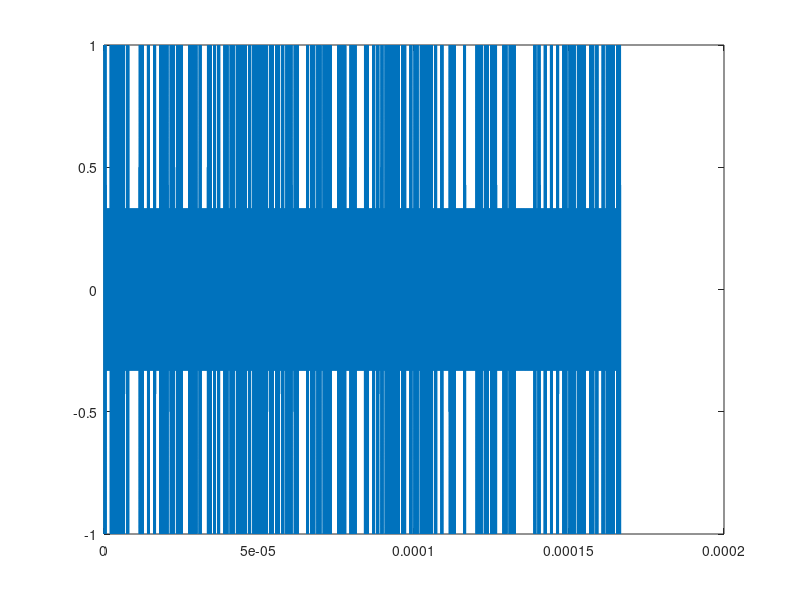
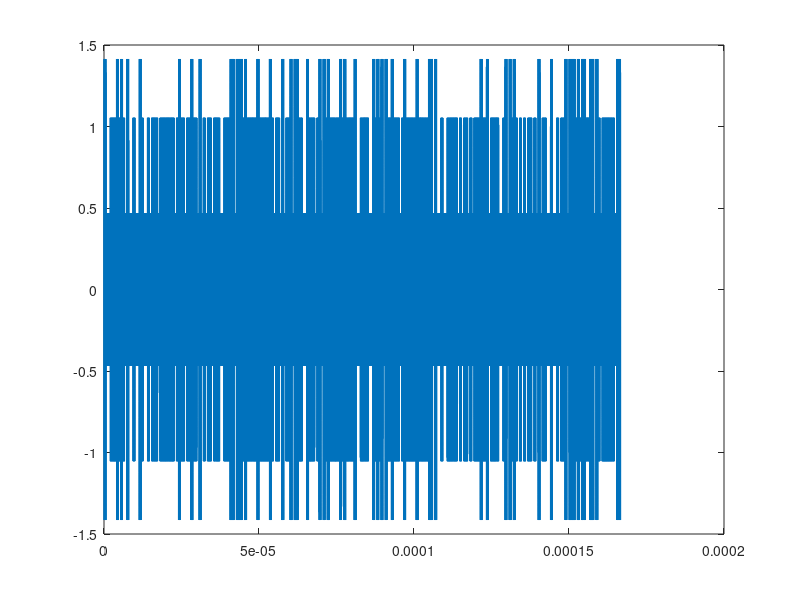
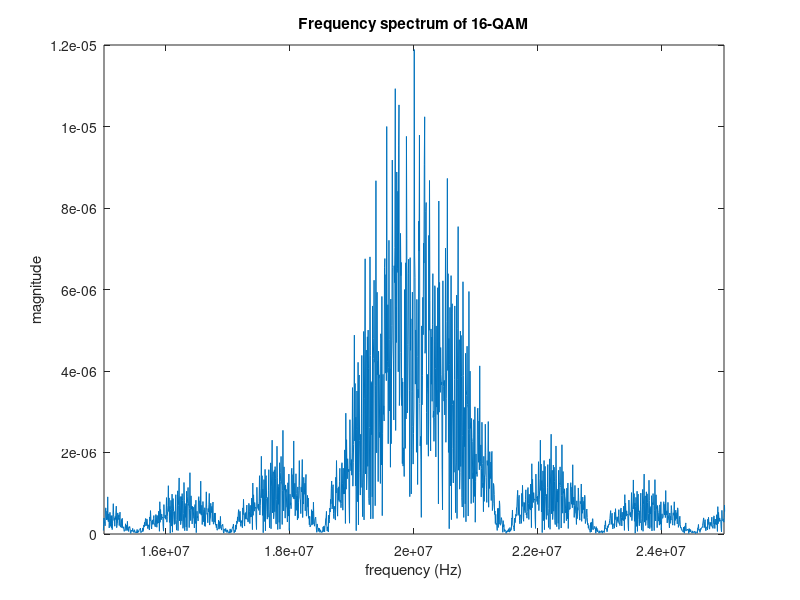
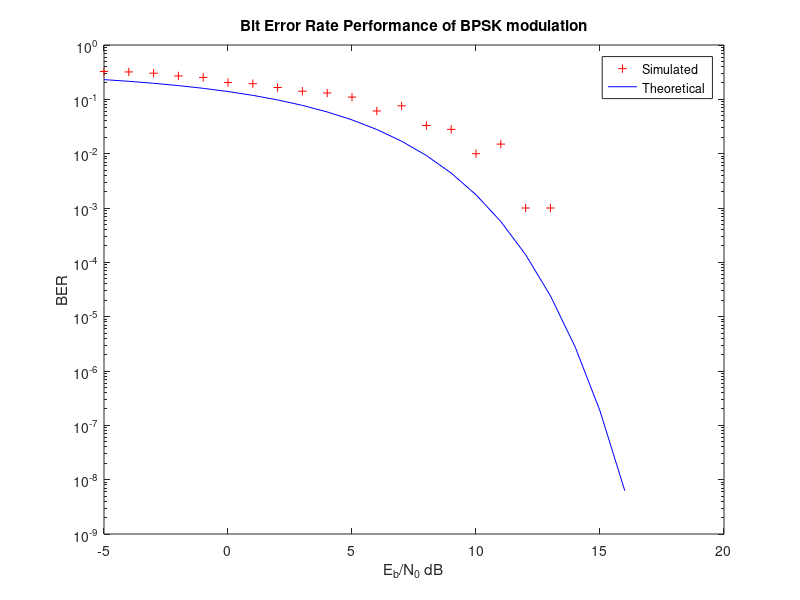

Recreate these plots in MATLAB, in order.
%% Part 4

close all; clear;clc
load('A2BPart3.mat')
fc = 20E6;
Ns = 1024;
Rs = 1.5e6;
fs = Rs*Ns;

Nb = 1000;

%split x vector into in phase and quadrature signals


x_qam  = randsrc(1,Nb);
%add value to make even, to be removed at the end
QAM_i = zeros(1,length(x_qam)/4);
QAM_q = QAM_i;


%Assign the 2 bits to a single QAM amplitude
% 00 = -2
% 01 = -1
% 11 = 1
% 10 = 2
% Do for both i and q streams
for i = 1:4:length(x_qam)
   if(x_qam(i) == 1)
       if(x_qam(i+1) == 1)
          QAM_i((i+3)/4) = .33; 
       end
       if(x_qam(i+1) == -1)
           QAM_i((i+3)/4) = 1;
       end
   end

   if(x_qam(i) == -1)
       if(x_qam(i+1) == 1)
           QAM_i((i+3)/4) = -.33;
       end
       if(x_qam(i+1) == -1)
           QAM_i((i+3)/4) = -1;
       end
   end

      if(x_qam(i+2) == 1)
       if(x_qam(i+3) == 1)
          QAM_q((i+3)/4) = .33; 
       end
       if(x_qam(i+3) == -1)
           QAM_q((i+3)/4) = 1;
       end
   end

   if(x_qam(i+2) == -1)
       if(x_qam(i+3) == 1)
           QAM_q((i+3)/4) = -.33;
       end
       if(x_qam(i+3) == -1)
           QAM_q((i+3)/4) = -1;
       end
   end
   
end

t_qam = linspace(0,1/Rs * ceil(Nb/4),Ns*ceil(Nb/4)+1);
t_qam = t_qam(1:end-1);

c_i_QAM = cos(2*pi*fc*t_qam);
c_q_QAM = sin(2*pi*fc*t_qam);

y_i_QAM = c_i_QAM .* kron(QAM_i,ones(1,Ns));
y_q_QAM = c_q_QAM .* kron(QAM_q,ones(1,Ns));


figure();
plot(t_qam,y_i_QAM);

y_QAM = y_i_QAM - y_q_QAM;
figure();
plot(t_qam,y_QAM);

%% Receiver
EbN0_vals2 = -5:16; % Eb/N0 Parameter: from -5dB to 16dB

snr2 = zeros(1,length(EbN0_vals2));
error_QAM = zeros(1,length(EbN0_vals2));

BER_sim2 = [];   % Creates an empty variable that will later collect the BER values for each SNR
for index = 1:length(EbN0_vals2) % sweep through each values of EbNo
    snr2(index) = EbN0_vals2(index)+10*log10(4)-10*log10(Ns); % Convert SNR back to dB as awgn takes dB form
    noisy_y_QAM = awgn(y_QAM,snr2(index),'measured'); % addes AWGN to the modulated signal



% Receiver

    ri_QAM = sum(reshape(noisy_y_QAM .* c_i_QAM,Ns,ceil(Nb/4)));
    rq_QAM = sum(reshape(noisy_y_QAM .* -c_q_QAM,Ns,ceil(Nb/4)));
    r_scatter = [ri_QAM;rq_QAM]';
    %scatterplot(r_scatter);

%plot(ri_QAM);
%Midpoint between the lower and upper amplitudes is 750

%Decode using inverse method from transmitter
% ~1000 = 10
% ~500 = 11
% ~-500 = 01
% ~-1000 = 00
    r_QAM = zeros(1,length(x_qam));
    for i = 1:length(ri_QAM)
        ii = 1+((i-1)*4);
        if(ri_QAM(i) > 333)
            r_QAM(ii) = 1;
            r_QAM(ii+1) = -1;
        end

        if(ri_QAM(i) > 0 && ri_QAM(i) < 333)
            r_QAM(ii) = 1;
            r_QAM(ii+1) = 1;
        end

        if(ri_QAM(i) < 0 && ri_QAM(i) > -333)
            r_QAM(ii) = -1;
            r_QAM(ii+1) = 1;
        end

        if(ri_QAM(i) < -333)
            r_QAM(ii) = -1;
            r_QAM(ii+1) = -1;        
        end


        if(rq_QAM(i) > 333)
            r_QAM(ii+2) = 1;
            r_QAM(ii+3) = -1;
        end

        if(rq_QAM(i) > 0 && rq_QAM(i) < 333)
            r_QAM(ii+2) = 1;
            r_QAM(ii+3) = 1;
        end

        if(rq_QAM(i) < 0 && rq_QAM(i) > -333)
            r_QAM(ii+2) = -1;
            r_QAM(ii+3) = 1;
        end

        if(rq_QAM(i) < -333)
            r_QAM(ii+2) = -1;
            r_QAM(ii+3) = -1;        
        end
    end
    


    error_QAM(index) = sum(r_QAM ~= x_qam);
    BER_sim2 = [BER_sim2,error_QAM(index)/Nb]; % bit error calculation 
end
z = qamdemod(y_QAM,16);

BER_theo2 = (1/4)*3/2*erfc(sqrt(4*0.1*(10.^(EbN0_vals2/10))));
EbN0_vals_lin2 = 10.^(EbN0_vals2/10);
%BER_theo2 = 4/(log2(16))*qfunc(sqrt(3*(log2(16)/(16-1))*EbN0_vals_lin2)); % calculates the theoretical BER 

%BER_theo2=(4/4)*(1-1/sqrt(16))*(1/2)*erfc(sqrt(3*4*(10.^(EbN0_vals2/10))/(16-1))/sqrt(2));

% BER_theo2 = berawgn(EbN0_vals2,'qam',16,);
% plots the theoretical and simulated BER performance 
figure(161), semilogy(EbN0_vals2,BER_sim2,'r+')
hold on
semilogy(EbN0_vals2,BER_theo2,'b')
xlabel('E_b/N_0 dB'), ylabel('BER'), legend('Simulated','Theoretical')
title('Bit Error Rate Performance of BPSK modulation')


%% BER (Justin)


%% 4.2 frequency spectrum
Y_QAM = fft(y_QAM); % fourier transform of the modulated signal
Y_QAM = abs(fftshift(Y_QAM)/fs);    % normalised for plotting
f_QAM = linspace(-fs/2,fs/2,length(Y_QAM)+1); % freqency vector
f_QAM = f_QAM(1:end-1);

figure(114)
plot(f_QAM, Y_QAM)  % plots the freqeucny spectrum of 16-QAM
xlabel('frequency (Hz)'), ylabel('magnitude'), title('Frequency spectrum of 16-QAM')
xlim([15e6 25e6])   % limimts the frequency range
